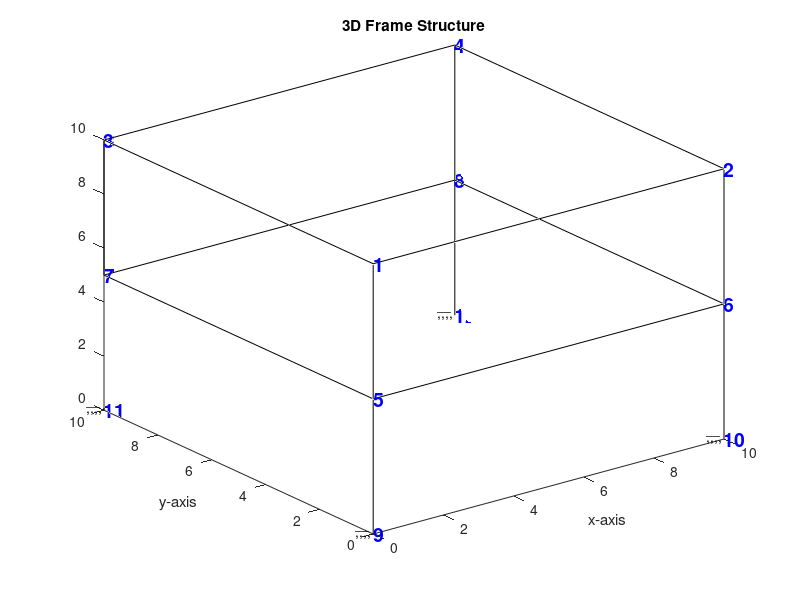

Reproduce this figure in MATLAB. (Note: this script raises an error after producing the figure.)
%% Input Structural Properties
clear 
clc
% y=0;
% while y == 0
%     prompt = {'Number of bays along x-direction: ','Number of bays along y-direction: ',...
%         'Number of storey: ', 'Dimension of one bay along length: ', 'Dimension of one bay along breadth: ',...
%         'Dimension of one storey: '};
%     dlg_title = 'Structural Properties';
%     defaultans = {'1','1','1','10','5','10'};
%     x = inputdlg(prompt,dlg_title,[1 50; 1 50; 1 50; 1 50; 1 50; 1 50], defaultans);
%     m = str2double(x{1,:}); 
%     n = str2double(x{2,:}); 
%     s = str2double(x{3,:});
%     a = str2double(x{4,:}); 
%     b = str2double(x{5,:}); 
%     c = str2double(x{6,:});
% end
m = 1; n = 1; s = 2;
a = 10; b = 10; c = 5;

%% Nodes Coordinats
n_nodes = (m+1)*(n+1)*(s+1); % Total Number of nodes
Nodes_i = zeros(n_nodes,3); % Coordinates of all nodes
for i = 1:n_nodes
    Nodes_i(i,1) = (rem(i-1,m+1))*a;
    Nodes_i(i,2) = (ceil((rem(i-1,((m+1)*(n+1)))+1)/(m+1))-1)*b;
    Nodes_i(i,3) = (s + 1 - ceil(i/((m+1)*(n+1))))*c;
end

adjacency = zeros(n_nodes,n_nodes);
for i = 1:n_nodes
    for j = i+1:n_nodes
        xA = Nodes_i(i,1);
        yA = Nodes_i(i,2);
        zA = Nodes_i(i,3);
        xB = Nodes_i(j,1);
        yB = Nodes_i(j,2);
        zB = Nodes_i(j,3);
        if (xB-xA == a && yB-yA == 0 && zA-zB == 0 && zA ~= 0) ... 
                || (xB-xA == 0 && yB-yA == b && zA-zB == 0 && zA ~= 0) ...
                || (xB-xA == 0 && yB-yA == 0 && zA-zB == c)
            adjacency(i,j) = 1;
        end
    end
end

%% Figure

% Drawing line plot in 3D
for i=1:n_nodes
    for j=1:n_nodes
        line=adjacency(i,j);
        if line ~= 0 
            plot3([Nodes_i(i,1),Nodes_i(j,1)],[Nodes_i(i,2),Nodes_i(j,2)],[Nodes_i(i,3),Nodes_i(j,3)],'k');
            hold all;
        end
    end    
end
% Numbering all nodes
for i=1:n_nodes
     text(Nodes_i(i,1),Nodes_i(i,2),Nodes_i(i,3),['\bf',num2str(i)],'Color',[0 0.0 1.0],'FontSize',14);
     hold all;
end
% Drawing fixed supports
for i=0:m
    for j=0:n
        text(i*a-0.05*a,j*b,0.07*c,'__','Color',[0 0.0 0.0],'FontSize',10);
        text(i*a-0.05*a,j*b,0.02*c,',,,,','Color',[0 0.0 0.0],'FontSize',10);
        hold all;
    end
end
set(gcf,'Visible','off')
xlabel('x-axis')
ylabel('y-axis')
title('3D Frame Structure')
% axis([-1*a (m+1)*a -1*b (n+1)*b 0 (s+1)*c])
clc
set(gcf,'Visible','on')

%% Degree of freedom associated with each nodes
dof=zeros(n_nodes,6);
for i=1:(m+1)*(n+1)*(s+1)
    for j=1:6
        dof(i,j)=6*i-6+j;
    end
end
        
%% Association matrix
member_nos = 0;
for i = 1:n_nodes
    for j = i+1:n_nodes
        xA = Nodes_i(i,1);
        yA = Nodes_i(i,2);
        zA = Nodes_i(i,3);
        xB = Nodes_i(j,1);
        yB = Nodes_i(j,2);
        zB = Nodes_i(j,3);
        if (xB-xA == a && yB-yA == 0 && zA-zB == 0 && zA ~= 0) ...
                || (xB-xA == 0 && yB-yA == b && zA-zB == 0 && zA ~= 0) ...
                || (xB-xA == 0 && yB-yA == 0 && zA-zB == c)
            member_nos = member_nos + 1;
            if xB-xA == a && yB-yA == 0 && zA-zB == 0
                L(member_nos) = a;
                t(member_nos) = 1; % Element in x-direction
            elseif xB-xA == 0 && yB-yA == b && zA-zB == 0
                L(member_nos) = b;
                t(member_nos)= 2 ; % Element in y-direction
            elseif xB-xA == 0 && yB-yA == 0 && zA-zB == c 
                L(member_nos) = c;
                t(member_nos) = 3; % Element in z-direction
            end
            elements(member_nos,1) = i;
            elements(member_nos,2) = j;
            asscn(member_nos,:) = [dof(i,1) dof(i,2) dof(i,3) dof(i,4) dof(i,5) dof(i,6)...
                dof(j,1) dof(j,2) dof(j,3) dof(j,4) dof(j,5) dof(j,6)];            
        end
    end
end

%% Model Update after Perturbation
y = 0;
e = (m+1)*(n+1)*s;
dlg_title = 'Perturbation';
prompt = cell(1,e);
defaultans = cell(1,e);
for i=1:e
    prompt(i) = {string(['Lateral Displacement at Node ' num2str(i) ':'])};
    defaultans(i) = {'0'};
end
x = inputdlg(prompt, dlg_title, 1, defaultans); % Input of perturbation

% Model Update
delta_Nodes = zeros(n_nodes,3); % Change in elevation of nodes
for i=1:e
    delta_Nodes(i,1) =  str2double(x{i,:}); 
end

%% Distributed Algorithm
neighbour = zeros(n_nodes,n_nodes);
v = (m+1)*(n+1);
% Interacting column matrix
for i=1:n_nodes
    if (i-v)>0
        neighbour(i,i-v) = 1;
    end
    if (i+v)<n_nodes+1
    neighbour(i,i+v) =1;
    end
end

% Coordinates after perturbation
Nodes_f = Nodes_i + delta_Nodes; 

alpha = 0.3; % alpha value

% Difference between final and initial x-coordinates
z = zeros(e,1);
for i=1:e
   z(i) = Nodes_f(i,1) - Nodes_i(i,1); 
end

% Drawing line plot in 3D
for i=1:n_nodes
    for j=1:n_nodes
        line=adjacency(i,j);
        if line ~= 0 
            plot3([Nodes_f(i,1),Nodes_f(j,1)],[Nodes_f(i,2),Nodes_f(j,2)],[Nodes_f(i,3),Nodes_f(j,3)],'--r');
            hold all;
        end
    end    
end
set(gcf,'Visible','off')
set(gcf,'Visible','on')

%% Iteration
t = 0;
while max(abs(z))>0.0001
    for i=1:e
        delta = 0;
        for j=1:n_nodes
            delta = delta + neighbour(i,j)*(Nodes_f(j,1) - Nodes_f(i,1));
        end
        z(i) = delta; 
    end
    Nodes_f(1:e,1) = Nodes_f(1:e,1) + alpha*z;
    t = t+1;
end

% Drawing line plot in 3D
for i=1:n_nodes
    for j=1:n_nodes
        line=adjacency(i,j);
        if line ~= 0 
            plot3([Nodes_f(i,1),Nodes_f(j,1)],[Nodes_f(i,2),Nodes_f(j,2)],[Nodes_f(i,3),Nodes_f(j,3)],'-.k');
            hold all;
        end
    end    
end
set(gcf,'Visible','off')
set(gcf,'Visible','on')
legend('Initial','Intermediate','Final')
clc
Comp = [Nodes_i(1:e,1), Nodes_f(1:e,1)]
t






